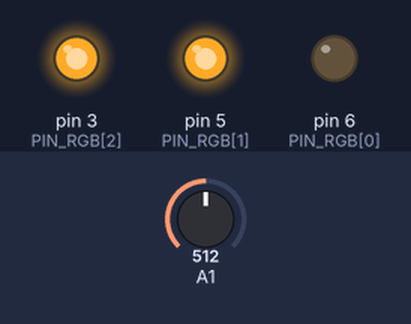
Bench run of a sketch on a simulated Arduino Uno, built with avr-gcc and run on an emulated ATmega328P. Shown: output pins drawn as LEDs (lit = HIGH). The test bench sets the inputs (shaded band); at power-on: A1 = 512.

Above: at 1.2 s.
1.3 s: A1 set to 716
At 1.8 s:
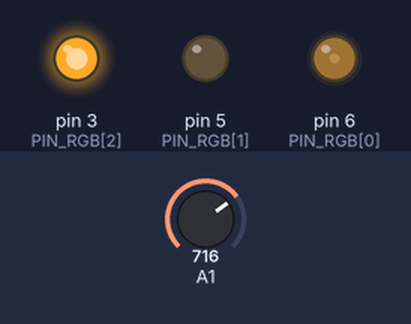
2.8 s: A1 set to 900
At 3.1 s:
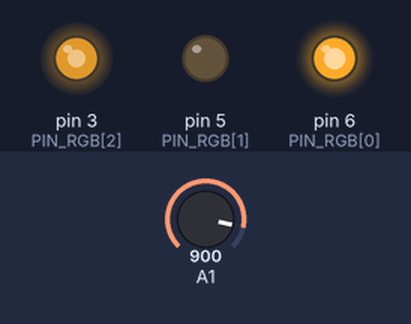
4.3 s: A1 set to 1023
At 5.5 s:
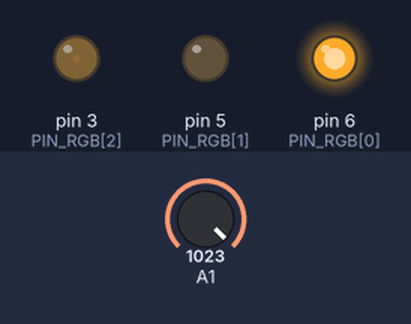
5.8 s: A1 set to 511
At 6.6 s:
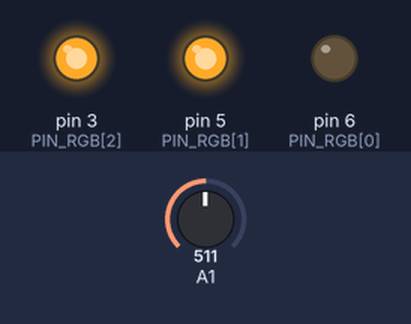
7.3 s: A1 set to 306
At 7.8 s:
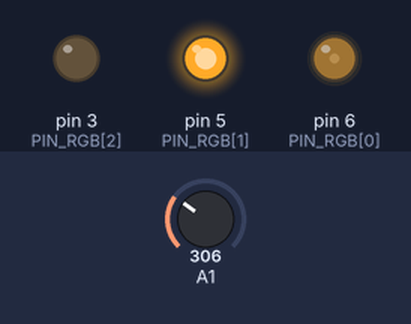
Timing chart, 0 to 9.8 s (numbered marks = the images above; inputs shaded):
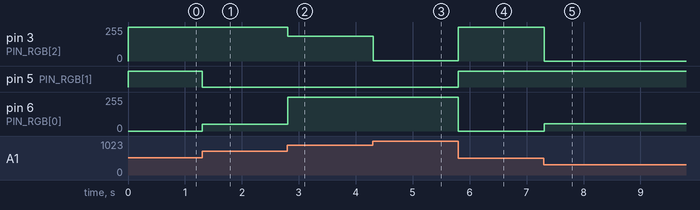

Measured:
- after the input at 1.3 s, pin 5 (PIN_RGB[1]): HIGH → LOW at once; pin 6 (PIN_RGB[0]): 0/255 → 50/255 at once
- after the input at 2.8 s, pin 3 (PIN_RGB[2]): 255/255 → 185/255 at once; pin 6 (PIN_RGB[0]): 50/255 → 255/255 at once
- after the input at 4.3 s, pin 3 (PIN_RGB[2]): 185/255 → 1/255 at once
- after the input at 5.8 s, pin 3 (PIN_RGB[2]): 1/255 → 254/255 at once; pin 5 (PIN_RGB[1]): LOW → HIGH at once; pin 6 (PIN_RGB[0]): 255/255 → 0/255 at once
- after the input at 7.3 s, pin 3 (PIN_RGB[2]): 254/255 → 0/255 at once; pin 6 (PIN_RGB[0]): 0/255 → 53/255 at once

The sketch:

led_2.ino
```cpp
const int PIN_RGB[] = {6, 5, 3};

void setup()
{
    pinMode(A1, INPUT);
    for (int i = 0; i < 3; i++)
        pinMode(PIN_RGB[i], OUTPUT);
}

void loop()
{
    float h = analogRead(A1) * 45.0 / 128.0;
    int hi = h / 60,
        p = round((h / 60.0 - hi) * 255),
        q = 255 - p;
    int rgb[3] = {};
    switch (hi)
    {
    case 0:
        rgb[0] = 255, rgb[1] = p;
        break;
    case 1:
        rgb[0] = q, rgb[1] = 255;
        break;
    case 2:
        rgb[1] = 255, rgb[2] = p;
        break;
    case 3:
        rgb[1] = q, rgb[2] = 255;
        break;
    case 4:
        rgb[0] = p, rgb[2] = 255;
        break;
    case 5:
        rgb[0] = 255, rgb[2] = q;
        break;

    default:
        break;
    }
    for (int i = 0; i < 3; i++)
        analogWrite(PIN_RGB[i], rgb[i]);
    delay(10);
}
```
